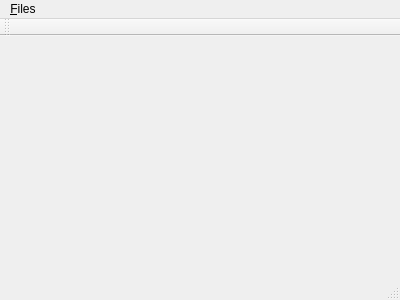
<?xml version="1.0" encoding="UTF-8"?>
<ui version="4.0">
 <class>MainWindow</class>
 <widget class="QMainWindow" name="MainWindow">
  <property name="geometry">
   <rect>
    <x>0</x>
    <y>0</y>
    <width>400</width>
    <height>300</height>
   </rect>
  </property>
  <property name="windowTitle">
   <string>MainWindow</string>
  </property>
  <widget class="QWidget" name="centralWidget"/>
  <widget class="QMenuBar" name="menuBar">
   <property name="geometry">
    <rect>
     <x>0</x>
     <y>0</y>
     <width>400</width>
     <height>21</height>
    </rect>
   </property>
   <widget class="QMenu" name="menuFiles">
    <property name="title">
     <string>&amp;Files</string>
    </property>
    <addaction name="actionOpenProject"/>
    <addaction name="actionExit"/>
   </widget>
   <addaction name="menuFiles"/>
  </widget>
  <widget class="QToolBar" name="mainToolBar">
   <attribute name="toolBarArea">
    <enum>TopToolBarArea</enum>
   </attribute>
   <attribute name="toolBarBreak">
    <bool>false</bool>
   </attribute>
  </widget>
  <widget class="QStatusBar" name="statusBar"/>
  <action name="actionOpenProject">
   <property name="text">
    <string>&amp;Open project</string>
   </property>
  </action>
  <action name="actionExit">
   <property name="text">
    <string>E&amp;xit</string>
   </property>
  </action>
 </widget>
 <layoutdefault spacing="6" margin="11"/>
 <resources/>
 <connections/>
</ui>
